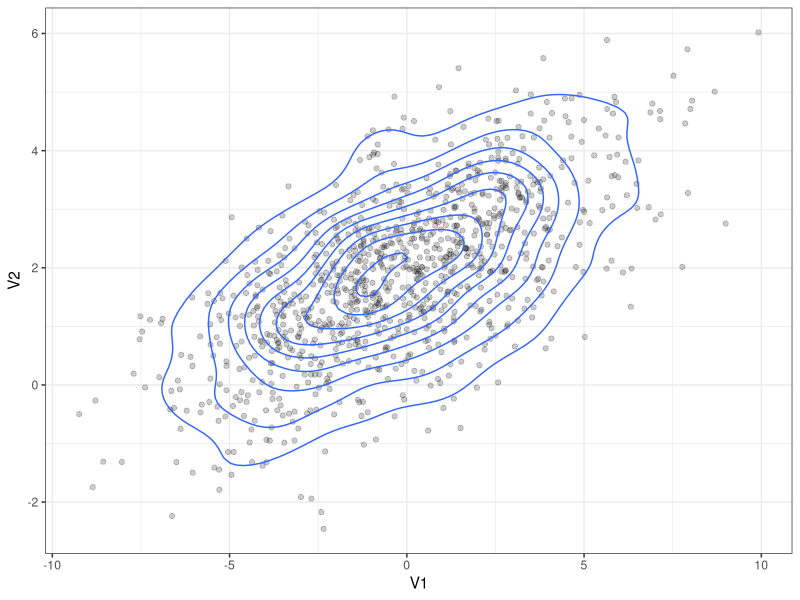

Here is the R script that generated this plot:
## ---- chunk 1
knitr::opts_chunk$set(echo = TRUE)
## ---- chunk 2
library(MASS)
library(mvtnorm)
library(ggplot2)

# Define the mean vector and covariance matrix
mu <- c(0, 2)
Sigma <- matrix(c(10,3,3,2),2,2)

# Generate random samples from the multivariate normal distribution
samples <-mvrnorm(n = 1000, mu, Sigma)

# Create a data frame from the samples
samples <- as.data.frame(samples)

# Plot the multivariate normal distribution
ggplot(samples, aes(x=V1, y=V2))+
  geom_point(alpha = .2) +
  geom_density_2d()+
  theme_bw()
